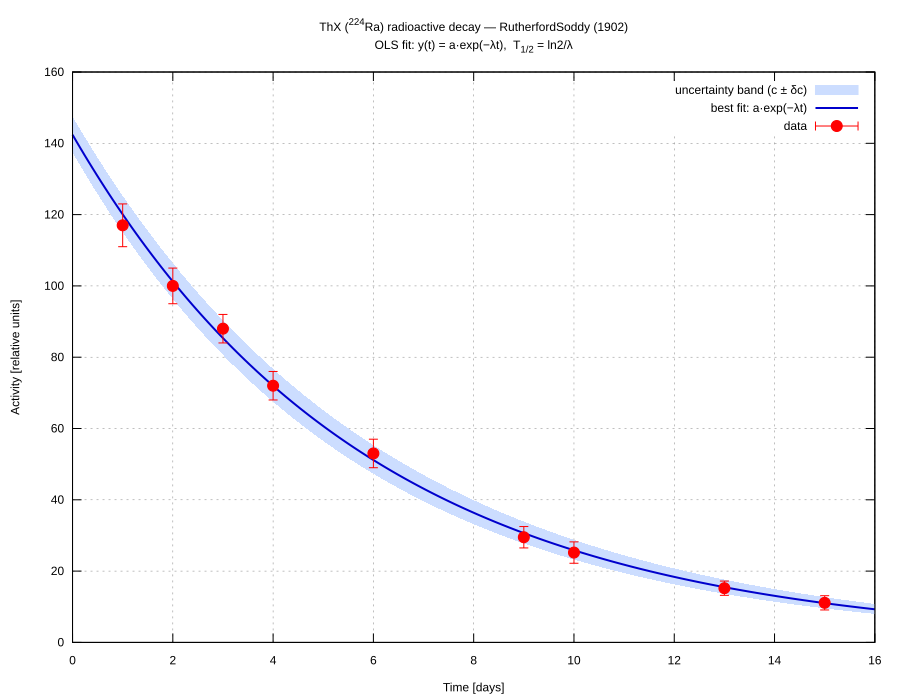

This chart was generated by the following gnuplot code:
set terminal svg enhanced size 900,700 background rgb "white"
set output "plot_fit.svg"
set title "ThX (^{224}Ra) radioactive decay — Rutherford & Soddy (1902)\nOLS fit: y(t) = a·exp(−λt),  T_{1/2} = ln2/λ"
set xlabel "Time [days]"
set ylabel "Activity [relative units]"
set grid
set key top right

plot \
  "fit.txt" using 1:3:4 with filledcurves lc rgb "#ccddff" title "uncertainty band (c ± δc)", \
  "fit.txt" using 1:2 with lines lw 2 lc rgb "#0000cc" title "best fit: a·exp(−λt)", \
  "data.txt" using 1:2:3 with yerrorbars pt 7 ps 1.2 lc rgb "red" title "data"
